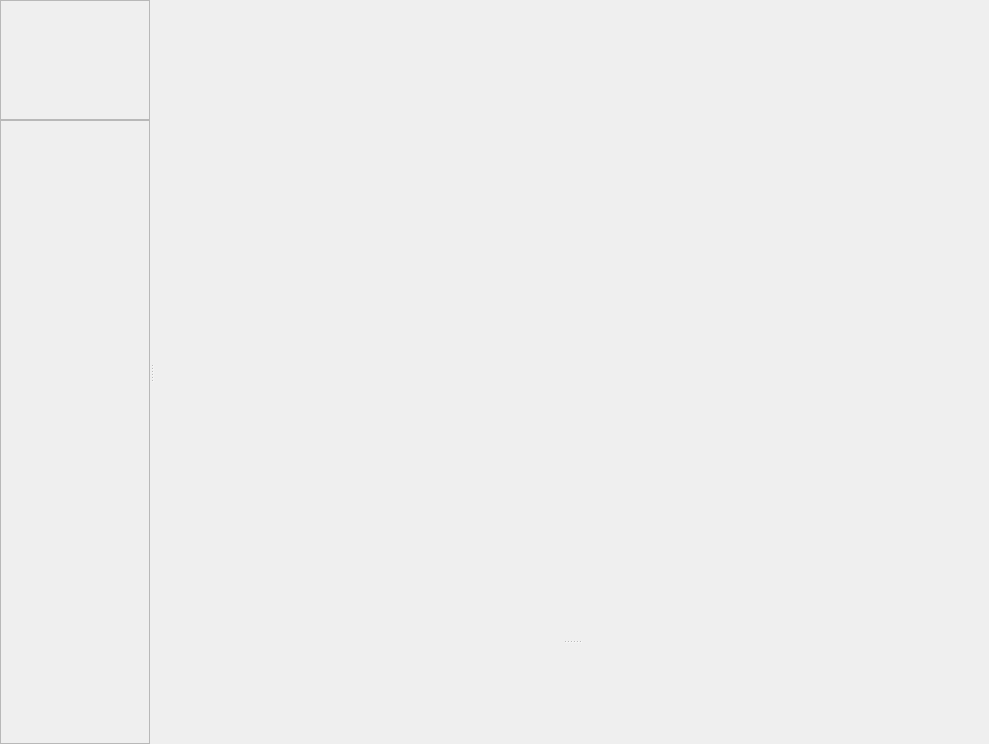
<?xml version="1.0" encoding="UTF-8"?>
<ui version="4.0">
 <class>Form</class>
 <widget class="QWidget" name="Form">
  <property name="geometry">
   <rect>
    <x>0</x>
    <y>0</y>
    <width>989</width>
    <height>744</height>
   </rect>
  </property>
  <property name="windowTitle">
   <string>Form</string>
  </property>
  <layout class="QVBoxLayout" name="verticalLayout_3">
   <property name="spacing">
    <number>0</number>
   </property>
   <property name="margin">
    <number>0</number>
   </property>
   <item>
    <widget class="QWidget" name="containerToolbar" native="true">
     <property name="sizePolicy">
      <sizepolicy hsizetype="Preferred" vsizetype="Minimum">
       <horstretch>0</horstretch>
       <verstretch>0</verstretch>
      </sizepolicy>
     </property>
    </widget>
   </item>
   <item>
    <widget class="QSplitter" name="splitter_2">
     <property name="sizePolicy">
      <sizepolicy hsizetype="Expanding" vsizetype="Expanding">
       <horstretch>0</horstretch>
       <verstretch>0</verstretch>
      </sizepolicy>
     </property>
     <property name="orientation">
      <enum>Qt::Horizontal</enum>
     </property>
     <property name="childrenCollapsible">
      <bool>false</bool>
     </property>
     <widget class="QWidget" name="containerLeft" native="true">
      <property name="minimumSize">
       <size>
        <width>150</width>
        <height>0</height>
       </size>
      </property>
      <layout class="QVBoxLayout" name="verticalLayout_2">
       <property name="spacing">
        <number>0</number>
       </property>
       <property name="margin">
        <number>0</number>
       </property>
       <item>
        <widget class="QFrame" name="containerRoutine">
         <property name="sizePolicy">
          <sizepolicy hsizetype="Preferred" vsizetype="Fixed">
           <horstretch>0</horstretch>
           <verstretch>0</verstretch>
          </sizepolicy>
         </property>
         <property name="minimumSize">
          <size>
           <width>0</width>
           <height>120</height>
          </size>
         </property>
         <property name="frameShape">
          <enum>QFrame::StyledPanel</enum>
         </property>
         <property name="frameShadow">
          <enum>QFrame::Raised</enum>
         </property>
        </widget>
       </item>
       <item>
        <widget class="QWidget" name="containerToolbarRoutine" native="true">
         <property name="sizePolicy">
          <sizepolicy hsizetype="Preferred" vsizetype="Fixed">
           <horstretch>0</horstretch>
           <verstretch>0</verstretch>
          </sizepolicy>
         </property>
        </widget>
       </item>
       <item>
        <widget class="QFrame" name="containerProperty">
         <property name="frameShape">
          <enum>QFrame::StyledPanel</enum>
         </property>
         <property name="frameShadow">
          <enum>QFrame::Raised</enum>
         </property>
        </widget>
       </item>
      </layout>
     </widget>
     <widget class="QWidget" name="containerRight" native="true">
      <property name="sizePolicy">
       <sizepolicy hsizetype="Preferred" vsizetype="Preferred">
        <horstretch>1</horstretch>
        <verstretch>0</verstretch>
       </sizepolicy>
      </property>
      <layout class="QVBoxLayout" name="verticalLayout">
       <property name="margin">
        <number>0</number>
       </property>
       <item>
        <widget class="QSplitter" name="splitter">
         <property name="orientation">
          <enum>Qt::Vertical</enum>
         </property>
         <widget class="QWidget" name="containerContent" native="true">
          <property name="sizePolicy">
           <sizepolicy hsizetype="Expanding" vsizetype="Expanding">
            <horstretch>0</horstretch>
            <verstretch>2</verstretch>
           </sizepolicy>
          </property>
         </widget>
         <widget class="QWidget" name="containerEditor" native="true">
          <property name="sizePolicy">
           <sizepolicy hsizetype="Preferred" vsizetype="Preferred">
            <horstretch>0</horstretch>
            <verstretch>0</verstretch>
           </sizepolicy>
          </property>
          <property name="minimumSize">
           <size>
            <width>0</width>
            <height>100</height>
           </size>
          </property>
         </widget>
        </widget>
       </item>
      </layout>
     </widget>
    </widget>
   </item>
   <item>
    <widget class="QWidget" name="contaierFooter" native="true">
     <property name="sizePolicy">
      <sizepolicy hsizetype="Preferred" vsizetype="Maximum">
       <horstretch>0</horstretch>
       <verstretch>0</verstretch>
      </sizepolicy>
     </property>
    </widget>
   </item>
  </layout>
 </widget>
 <resources/>
 <connections/>
</ui>
